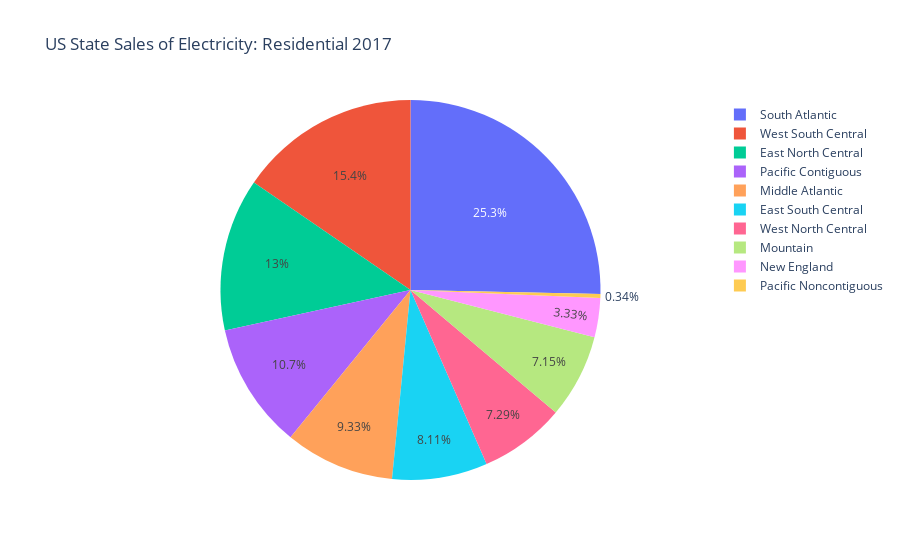

The notebook cell this image was saved under:
### Code cell
fig1 = px.pie(data_frame=df2017regions,values=df2017regions['Residential'],names=df2017regions['State'],
              title='US State Sales of Electricity: Residential 2017')

fig1.show()

### Figure 1 — Plotly figure (JSON) as saved in the notebook; plotly's stock layout.template omitted (floating-point values rounded to 4 significant figures)
{"data": [{"domain": {"x": [0, 1], "y": [0, 1]}, "hoverlabel": {"namelength": 0}, "hovertemplate": "State=%{label}<br>Residential=%{value}", "labels": ["New England", "Middle Atlantic", "East North Central", "West North Central", "South Atlantic", "East South Central", "West South Central", "Mountain", "Pacific Contiguous", "Pacific Noncontiguous"], "legendgroup": "", "name": "", "showlegend": true, "type": "pie", "values": [45849, 128567, 179275, 100529, 349290, 111800, 212638, 98536, 147472, 4690]}], "layout": {"legend": {"tracegroupgap": 0}, "title": {"text": "US State Sales of Electricity: Residential 2017"}}}
